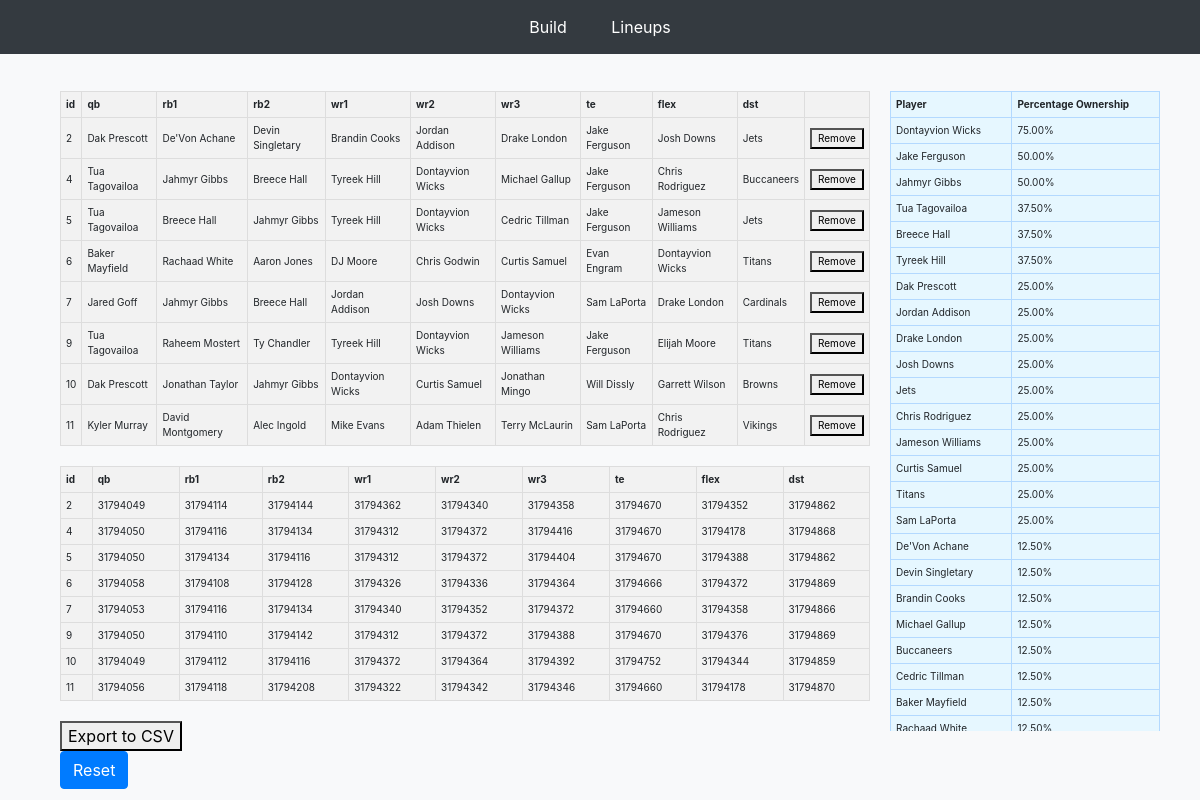
The page /database on the database its author committed.
### tables this page shows
CREATE TABLE lineup_list (                 id INTEGER PRIMARY KEY,                 qb INTEGER NOT NULL,                 rb1 INTEGER NOT NULL,                 rb2 INTEGER NOT NULL,                 wr1 INTEGER NOT NULL,                 wr2 INTEGER NOT NULL,                 wr3 INTEGER NOT NULL,                 te INTEGER NOT NULL,                 flex INTEGER NOT NULL,                 dst INTEGER NOT NULL             );

CREATE TABLE lineup_list_ids (                 id INTEGER PRIMARY KEY,                 qb INTEGER NOT NULL,                 rb1 INTEGER NOT NULL,                 rb2 INTEGER NOT NULL,                 wr1 INTEGER NOT NULL,                 wr2 INTEGER NOT NULL,                 wr3 INTEGER NOT NULL,                 te INTEGER NOT NULL,                 flex INTEGER NOT NULL,                 dst INTEGER NOT NULL             );

### app.py (the view)
@app.route('/database')
def history():
    database = db.execute("SELECT * FROM lineup_list")
    ids = db.execute("SELECT * FROM lineup_list_ids")
    if database:
        return render_template("database.html", database=database, ids = ids)
    else:
        return render_template("no_database.html")

### templates/database.html (shortened to what this page needs)
<!DOCTYPE html>
<html lang="en">
<head>
    <link rel="stylesheet" type="text/css" href="https://cdn.datatables.net/1.13.7/css/jquery.dataTables.min.css">
    <link rel="stylesheet" href="https://stackpath.bootstrapcdn.com/bootstrap/4.3.1/css/bootstrap.min.css">
    <link rel="stylesheet" href="https://cdn.datatables.net/1.10.24/css/dataTables.bootstrap4.min.css">
</head>
<body>
    <nav>
        <a href="/">Build</a>
        <a href="/database">Lineups</a>
    </nav>
    <div id="container">
        <div id="left-container">
            <div class="table-container">
                <table id="dataTable" class="class="display custom-table" style="width:100%;">
                    <thead>
                        <tr>
                            {% for key in database[0].keys() %}
                                <th>{{ key }}</th>
                            {% endfor %}
                        </tr>
                    </thead>
                    <tbody>
                        {% for record in database %}
                            <tr>
                                {% for value in record.values() %}
                                    <td>{{ value }}</td>
                                {% endfor %}
                                <td><button class="remove-lineup" data-lineup-id="{{ record['id'] }}">Remove</button></td>
                            </tr>
                        {% endfor %}
                    </tbody>
                </table>
            </div>
            <div class="table-container">
                <table id="dataTable_ids" class="display custom-table" style="width:100%;">
                    <thead>
                        <tr>
                            {% for key in ids[0].keys() %}
                                <th>{{ key }}</th>
                            {% endfor %}
                        </tr>
                    </thead>
                    <tbody>
                        {% for record in ids %}
                            <tr>
                                {% for value in record.values() %}
                                    <td>{{ value }}</td>
                                {% endfor %}
                            </tr>
                        {% endfor %}
                    </tbody>
                </table>
            <button id="export-csv">Export to CSV</button>
            <form id="removeLineups" action="remove_all" method="post">
                <button class="btn btn-primary" type="submit">Reset</button>
            </form>
            </div>
        </div>
        <div id="right-container">
            <table id="percentageOwnershipTable" class="display custom-table">
                <thead>
                    <tr>
                        <th>Player</th>
                        <th>Percentage Ownership</th>
                    </tr>
                </thead>
                <tbody>
                </tbody>
            </table>
        </div>
    </div>
</body>
</html>

### templates/database.html (style rules this page uses)
body { margin: 0; padding: 0; font-size: 16px; display: flex; flex-direction: column; align-items: center; justify-content: center; height: 100vh; background-color: #f8f9fa; }
nav { background-color: #343a40; color: white; padding: 10px; text-align: center; width: 100%; position: fixed; top: 0; z-index: 1000; }
nav a { display: inline-block; padding: 5px 10px; margin: 0 10px; text-decoration: none; color: white; transition: background-color 0.3s, color 0.3s; }
#container { display: flex; flex-direction: row; width: 90%; margin-top: 80px; }
#left-container { flex: 0 0 75%; display: flex; flex-direction: column; margin-right: 20px; }
#right-container { flex: 0 0 25%; max-height: 80vh; overflow-y: auto; }
#dataTable { width: 100%; font-size: 10px; background-color: #f2f2f2; border: 1px solid #ddd; border-collapse: collapse; margin-bottom: 20px; }
#dataTable th, #dataTable td { padding: 5px; text-align: left; border: 1px solid #ddd; }
.custom-table { width: 100%; font-size: 10px; background-color: #f2f2f2; border: 1px solid #ddd; border-collapse: collapse; margin-bottom: 20px; }
.custom-table th, .custom-table td { padding: 5px; text-align: left; border: 1px solid #ddd; }
#percentageOwnershipTable { width: 100%; font-size: 10px; background-color: #e6f7ff; border: 1px solid #b3d9ff; border-collapse: collapse; }
#percentageOwnershipTable th, #percentageOwnershipTable td { padding: 5px; text-align: left; border: 1px solid #b3d9ff; }

### rows shown on the page
lineup_list: values "2", qb "Dak Prescott", rb1 "De'Von Achane", rb2 "Devin Singletary", wr1 "Brandin Cooks", wr2 "Jordan Addison", wr3 "Drake London", te "Jake Ferguson", flex "Josh Downs", dst "Jets"
lineup_list: values "4", qb "Tua Tagovailoa", rb1 "Jahmyr Gibbs", rb2 "Breece Hall", wr1 "Tyreek Hill", wr2 "Dontayvion Wicks", wr3 "Michael Gallup", te "Jake Ferguson", flex "Chris Rodriguez", dst "Buccaneers"
lineup_list: values "5", qb "Tua Tagovailoa", rb1 "Breece Hall", rb2 "Jahmyr Gibbs", wr1 "Tyreek Hill", wr2 "Dontayvion Wicks", wr3 "Cedric Tillman", te "Jake Ferguson", flex "Jameson Williams", dst "Jets"
lineup_list: values "6", qb "Baker Mayfield", rb1 "Rachaad White", rb2 "Aaron Jones", wr1 "DJ Moore", wr2 "Chris Godwin", wr3 "Curtis Samuel", te "Evan Engram", flex "Dontayvion Wicks", dst "Titans"
lineup_list: values "7", qb "Jared Goff", rb1 "Jahmyr Gibbs", rb2 "Breece Hall", wr1 "Jordan Addison", wr2 "Josh Downs", wr3 "Dontayvion Wicks", te "Sam LaPorta", flex "Drake London", dst "Cardinals"
lineup_list: values "9", qb "Tua Tagovailoa", rb1 "Raheem Mostert", rb2 "Ty Chandler", wr1 "Tyreek Hill", wr2 "Dontayvion Wicks", wr3 "Jameson Williams", te "Jake Ferguson", flex "Elijah Moore", dst "Titans"
lineup_list: values "10", qb "Dak Prescott", rb1 "Jonathan Taylor", rb2 "Jahmyr Gibbs", wr1 "Dontayvion Wicks", wr2 "Curtis Samuel", wr3 "Jonathan Mingo", te "Will Dissly", flex "Garrett Wilson", dst "Browns"
lineup_list: values "11", qb "Kyler Murray", rb1 "David Montgomery", rb2 "Alec Ingold", wr1 "Mike Evans", wr2 "Adam Thielen", wr3 "Terry McLaurin", te "Sam LaPorta", flex "Chris Rodriguez", dst "Vikings"
lineup_list_ids: values "2", qb "31794049", rb1 "31794114", rb2 "31794144", wr1 "31794362", wr2 "31794340", wr3 "31794358", te "31794670", flex "31794352", dst "31794862"
lineup_list_ids: values "4", qb "31794050", rb1 "31794116", rb2 "31794134", wr1 "31794312", wr2 "31794372", wr3 "31794416", te "31794670", flex "31794178", dst "31794868"
lineup_list_ids: values "5", qb "31794050", rb1 "31794134", rb2 "31794116", wr1 "31794312", wr2 "31794372", wr3 "31794404", te "31794670", flex "31794388", dst "31794862"
lineup_list_ids: values "6", qb "31794058", rb1 "31794108", rb2 "31794128", wr1 "31794326", wr2 "31794336", wr3 "31794364", te "31794666", flex "31794372", dst "31794869"
lineup_list_ids: values "7", qb "31794053", rb1 "31794116", rb2 "31794134", wr1 "31794340", wr2 "31794352", wr3 "31794372", te "31794660", flex "31794358", dst "31794866"
lineup_list_ids: values "9", qb "31794050", rb1 "31794110", rb2 "31794142", wr1 "31794312", wr2 "31794372", wr3 "31794388", te "31794670", flex "31794376", dst "31794869"
lineup_list_ids: values "10", qb "31794049", rb1 "31794112", rb2 "31794116", wr1 "31794372", wr2 "31794364", wr3 "31794392", te "31794752", flex "31794344", dst "31794859"
lineup_list_ids: values "11", qb "31794056", rb1 "31794118", rb2 "31794208", wr1 "31794322", wr2 "31794342", wr3 "31794346", te "31794660", flex "31794178", dst "31794870"

### other values the page prints
{{ key }} "id" "qb" "rb1" "rb2" "wr1" "wr2" "wr3" "te" "flex" "dst"
